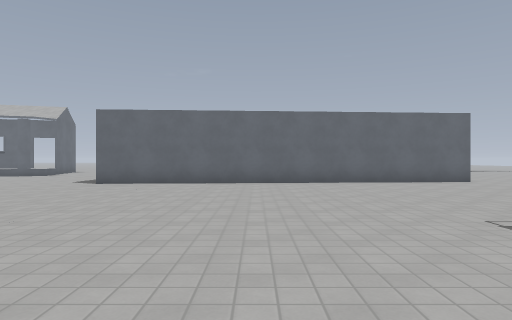
view 1 (above)

24 first-person views from a walk through a Godot game level. The camera is 1.3 m above the floor, looks level and sees 75° across. The floor is counted in squares, 2 m on a side. Each view is taken from the middle of a square. On the plan, view 1 faces up. The plan holds only what a view shows up to about 10 squares ahead; the rest is blank. The place goes on beyond the plan. Surface patterns are stand-ins for the level's own textures.

view 2
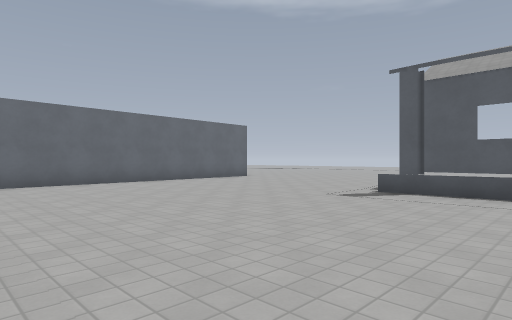

view 3
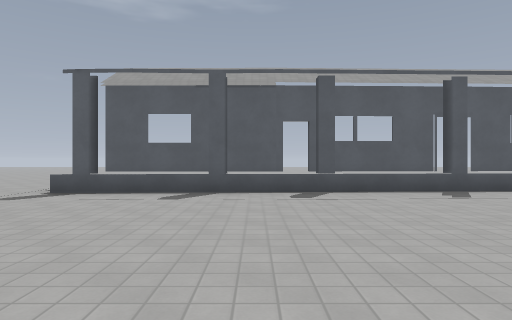

view 4
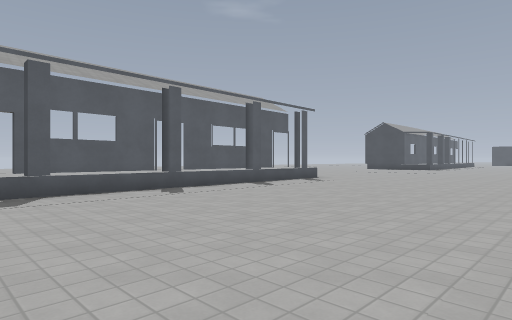

view 5
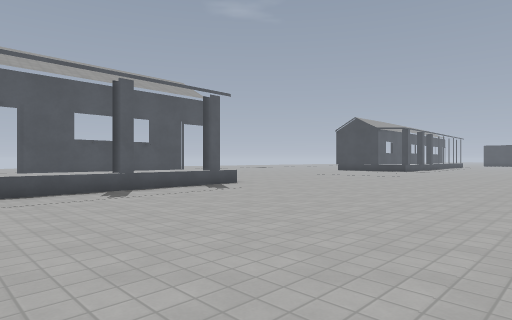

view 6
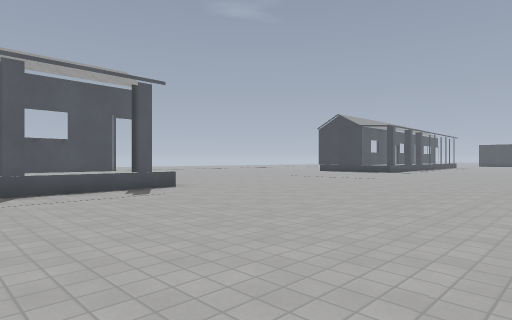

view 7
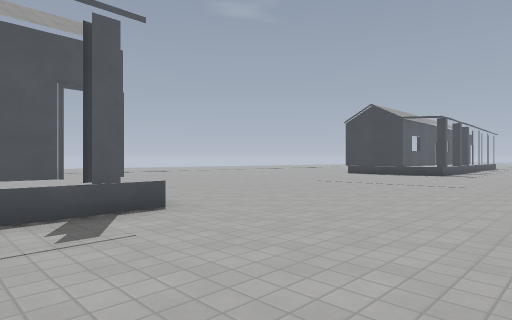

view 8
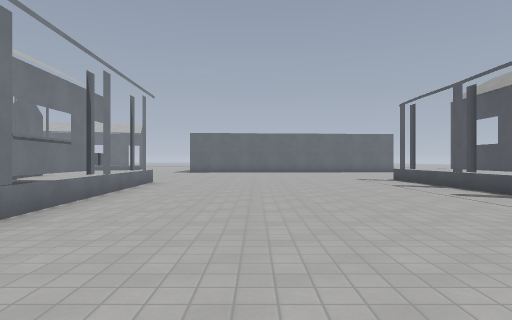

view 9
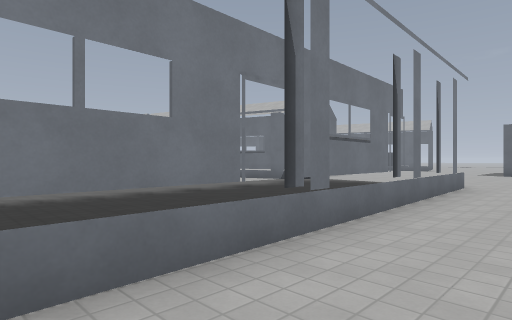

view 10
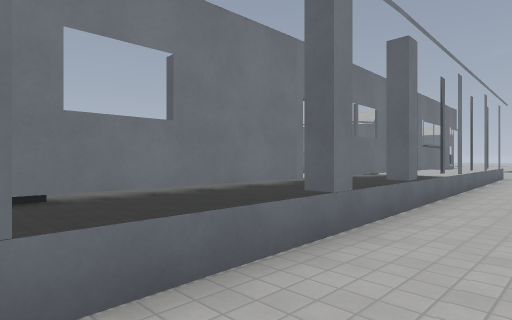

view 11
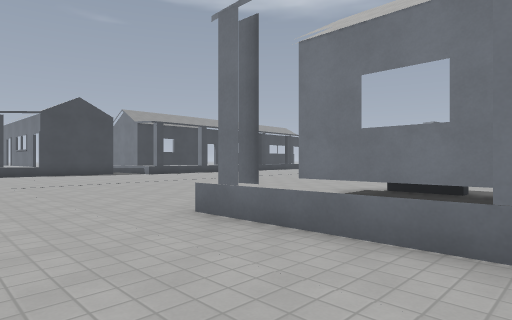

view 12
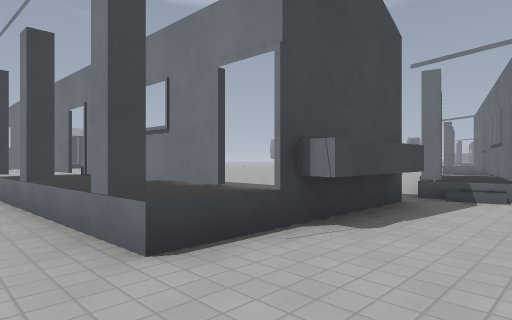

view 13
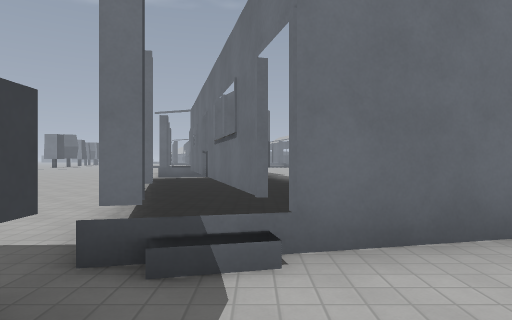

view 14
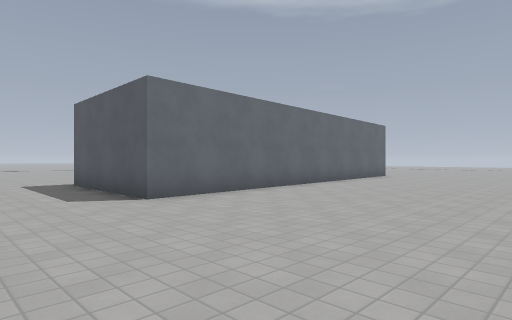

view 15
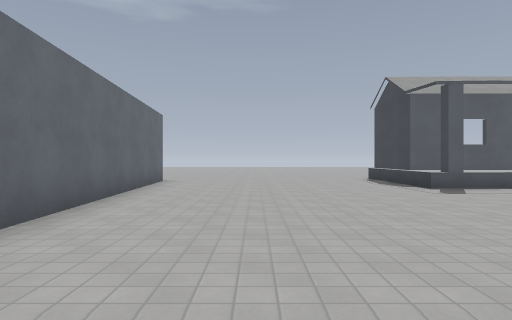

view 16
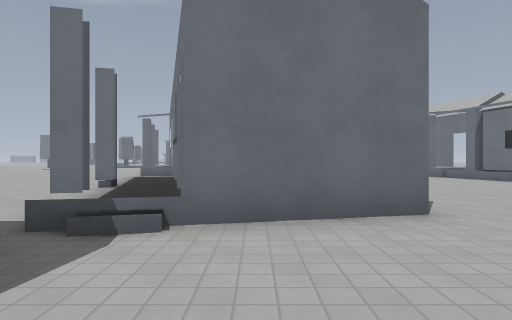

view 17
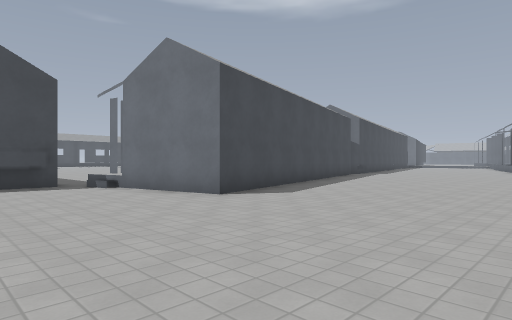

view 18
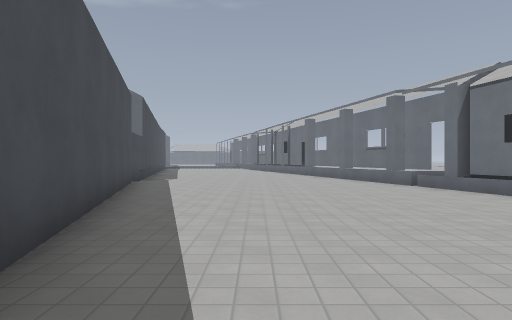

view 19
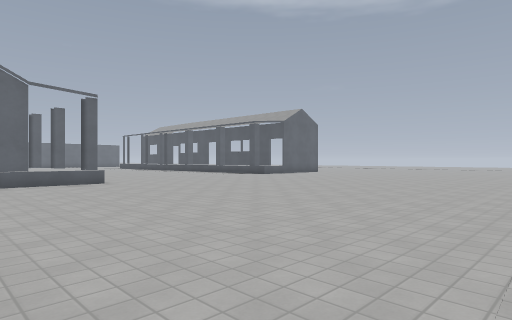

view 20
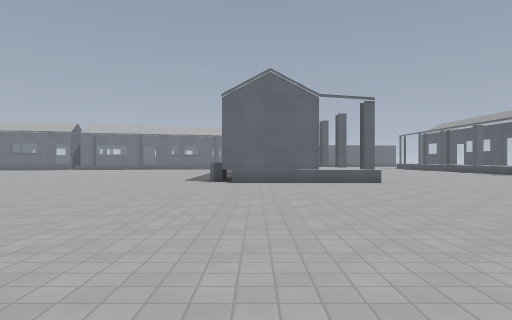

view 21
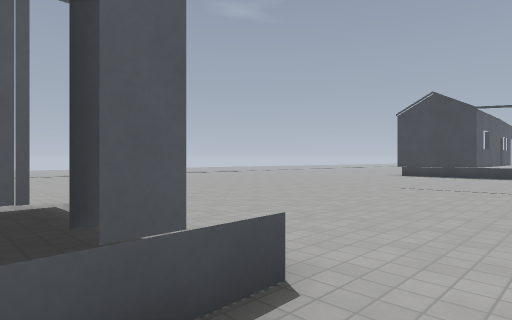

view 22
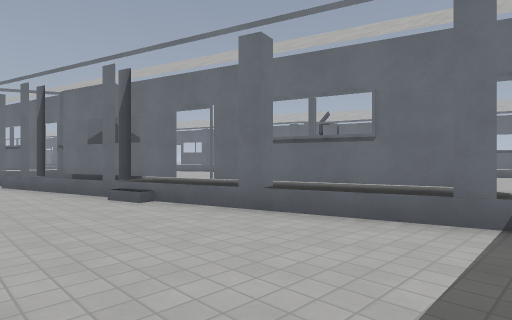

view 23
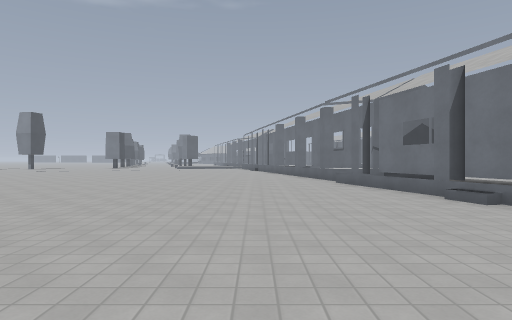

view 24
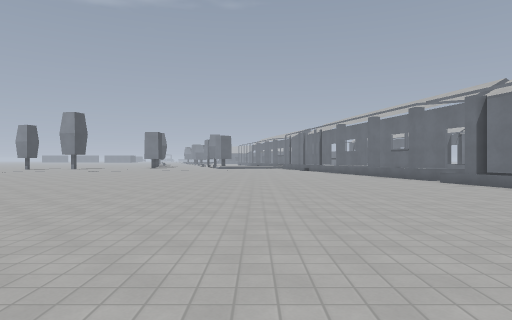

### Floor plan
Key: @ floor where view 1 was taken; # wall or solid block; . floor; = window, fence, low wall or low ledge; ^ raised ledge.
Columns run from 20 left of view 1 to 6 right of it. Each row starts with its distance up from view 1.
 11 =##...    ......#
 10 ................###########
  9 ...........................
  8 ...........................
  7 ...........................
  6 ..........#................
  5 ......#^^^^................
  4 ..#^^^^^^ ^................
  3 #^^^^^^^^^^=............===
  2    ^^^^^^^#=###==.......=^
  1 ^#^^^^^##...  ^^#.......=^
  0 =.^^#.......^  ^=...@...^^
 -1  ...........^  ^#.......=^
 -2  ...........^  ^=.......=^^
 -3  ...........^  ^=.......=^
 -4  ...........^  ^#.......=^
 -5  ...........^  ^=.......#^
 -6  ...........   ^=.......=^^
 -7  ...........   ^#.......=^^
 -8  ......... .   ^=.......# ^
 -9  ........  .   ^^.......= ^
-10  ......    .   ^=.......=^^
-11  .....    ..#  ^=........=^
-12  ...  ......#^^^^..........
-13  ..   .....................
-14        ....................
-15         ...................
-16         ...................
-17          ..................
-18           .................
-19           .................
-20            ................
-21             ............ ..
-22              .....

Positions as (right, up) in squares from view 1, and headings:
1: (0, 0), facing up
2: (-3, 0), facing up-right
3: (-3, -1), facing right
4: (-3, -1), facing down-right
5: (-3, -5), facing down-right
6: (-3, -7), facing down-right
7: (0, -9), facing down-right
8: (-1, -8), facing up
9: (-2, -7), facing up-left
10: (-2, -12), facing up-left
11: (-1, -9), facing down-left
12: (-3, 4), facing down-left
13: (-7, 3), facing left
14: (-7, 4), facing up-right
15: (-4, 7), facing right
16: (-6, 4), facing left
17: (-6, 11), facing down-left
18: (-10, 7), facing left
19: (-7, -22), facing up-right
20: (-7, -22), facing up
21: (3, -10), facing down-right
22: (-9, -2), facing up-left
23: (-9, -3), facing left
24: (-9, -6), facing left
